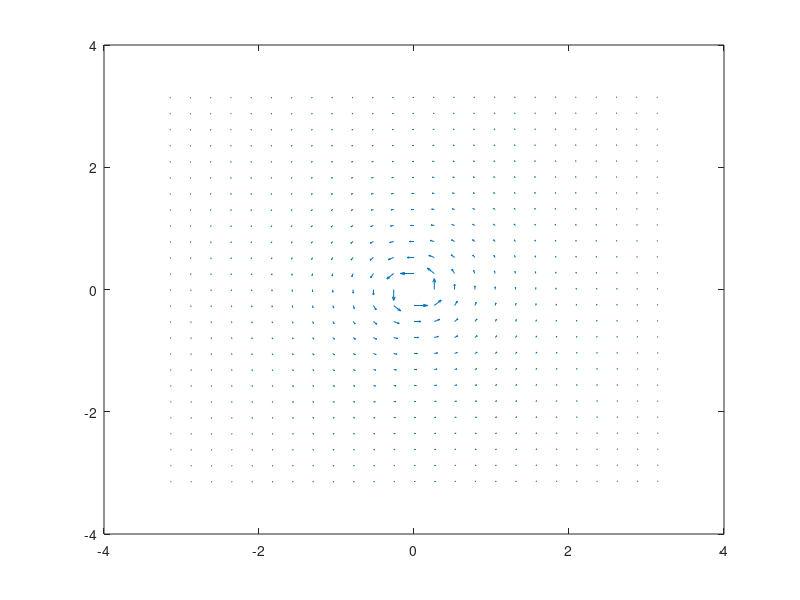

Write MATLAB code to recreate this figure.
clear

x = -pi:pi/12:pi;
y = -pi:pi/12:pi;

[X, Y] = meshgrid(x, y);


%%

R = sqrt(X.^2 + Y.^2);

R2 = X.^2 + Y.^2;


V = (X./R2);

U = -(Y./R2);



quiver(X, Y, U, V, 0.5);